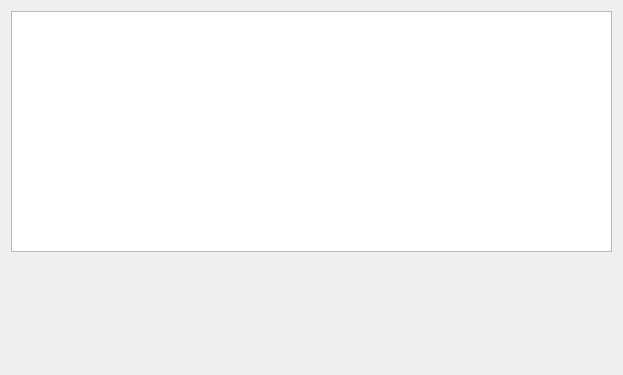
<?xml version="1.0" encoding="UTF-8"?>
<ui version="4.0">
 <class>SubmissionWidget</class>
 <widget class="QWidget" name="SubmissionWidget">
  <property name="geometry">
   <rect>
    <x>0</x>
    <y>0</y>
    <width>623</width>
    <height>375</height>
   </rect>
  </property>
  <property name="windowTitle">
   <string>kx_nuke_submit_tool</string>
  </property>
  <property name="styleSheet">
   <string notr="true">QPushButton
{
	border:none;
}
QPushButton#submitPushButton 
{
	image: url(:/submitIcon/submit.png);
}
QPushButton#submitPushButton:hover 
{
	image: url(:/submitIcon/submit_color.png);
}
QPushButton#removePushButton 
{
	image: url(:/removeIcon/remove.png);
}
QPushButton#removePushButton:hover 
{
	image: url(:/removeIcon/remove_color.png);
}
QPushButton#resetPushButton 
{
	image: url(:/resetIcon/reset.png);
}
QPushButton#resetPushButton:hover 
{
	image: url(:/resetIcon/reset_color.png);
}
QPushButton#lrPushButton 
{
	image: url(:/lightIcon/light.png);
}
QPushButton#lrPushButton:hover 
{
	image: url(:/lightIcon/light_color.png);
}
QPushButton#fxPushButton 
{
	image: url(:/effectIcon/effect.png);
}
QPushButton#fxPushButton:hover 
{
	image: url(:/effectIcon/effect_color.png);
}</string>
  </property>
  <layout class="QVBoxLayout" name="verticalLayout_3">
   <item>
    <widget class="QTableView" name="tableView">
     <property name="minimumSize">
      <size>
       <width>0</width>
       <height>0</height>
      </size>
     </property>
     <property name="maximumSize">
      <size>
       <width>16777215</width>
       <height>16777215</height>
      </size>
     </property>
     <property name="toolTip">
      <string/>
     </property>
    </widget>
   </item>
   <item>
    <layout class="QHBoxLayout" name="btnHBoxLayout">
     <item>
      <layout class="QVBoxLayout" name="departmentVBoxLayout">
       <item>
        <widget class="QPushButton" name="fxPushButton">
         <property name="minimumSize">
          <size>
           <width>50</width>
           <height>50</height>
          </size>
         </property>
         <property name="maximumSize">
          <size>
           <width>50</width>
           <height>50</height>
          </size>
         </property>
         <property name="toolTip">
          <string>仅列出特效部门的素材</string>
         </property>
         <property name="text">
          <string/>
         </property>
         <property name="iconSize">
          <size>
           <width>50</width>
           <height>50</height>
          </size>
         </property>
        </widget>
       </item>
       <item>
        <widget class="QPushButton" name="lrPushButton">
         <property name="minimumSize">
          <size>
           <width>50</width>
           <height>50</height>
          </size>
         </property>
         <property name="maximumSize">
          <size>
           <width>50</width>
           <height>50</height>
          </size>
         </property>
         <property name="toolTip">
          <string>仅列出灯光部门的素材</string>
         </property>
         <property name="text">
          <string/>
         </property>
         <property name="iconSize">
          <size>
           <width>50</width>
           <height>50</height>
          </size>
         </property>
        </widget>
       </item>
      </layout>
     </item>
     <item>
      <layout class="QVBoxLayout" name="setVBoxLayout">
       <property name="spacing">
        <number>6</number>
       </property>
       <item>
        <widget class="QPushButton" name="resetPushButton">
         <property name="minimumSize">
          <size>
           <width>50</width>
           <height>50</height>
          </size>
         </property>
         <property name="maximumSize">
          <size>
           <width>50</width>
           <height>50</height>
          </size>
         </property>
         <property name="toolTip">
          <string>刷新重置面板</string>
         </property>
         <property name="styleSheet">
          <string notr="true">border:none;</string>
         </property>
         <property name="text">
          <string/>
         </property>
         <property name="iconSize">
          <size>
           <width>50</width>
           <height>50</height>
          </size>
         </property>
        </widget>
       </item>
       <item>
        <widget class="QPushButton" name="removePushButton">
         <property name="minimumSize">
          <size>
           <width>50</width>
           <height>50</height>
          </size>
         </property>
         <property name="maximumSize">
          <size>
           <width>50</width>
           <height>50</height>
          </size>
         </property>
         <property name="toolTip">
          <string>移除所选择的Item</string>
         </property>
         <property name="styleSheet">
          <string notr="true">border:none;</string>
         </property>
         <property name="text">
          <string/>
         </property>
         <property name="iconSize">
          <size>
           <width>50</width>
           <height>50</height>
          </size>
         </property>
        </widget>
       </item>
      </layout>
     </item>
     <item>
      <spacer name="horizontalSpacer">
       <property name="orientation">
        <enum>Qt::Horizontal</enum>
       </property>
       <property name="sizeHint" stdset="0">
        <size>
         <width>40</width>
         <height>20</height>
        </size>
       </property>
      </spacer>
     </item>
     <item>
      <widget class="QPushButton" name="submitPushButton">
       <property name="minimumSize">
        <size>
         <width>200</width>
         <height>100</height>
        </size>
       </property>
       <property name="maximumSize">
        <size>
         <width>6000</width>
         <height>6000</height>
        </size>
       </property>
       <property name="toolTip">
        <string>开始上传</string>
       </property>
       <property name="text">
        <string/>
       </property>
       <property name="iconSize">
        <size>
         <width>100</width>
         <height>100</height>
        </size>
       </property>
      </widget>
     </item>
     <item>
      <spacer name="horizontalSpacer_2">
       <property name="orientation">
        <enum>Qt::Horizontal</enum>
       </property>
       <property name="sizeHint" stdset="0">
        <size>
         <width>40</width>
         <height>20</height>
        </size>
       </property>
      </spacer>
     </item>
    </layout>
   </item>
  </layout>
 </widget>
 <resources>
  <include location="kx_nuke_submit_tool.qrc"/>
 </resources>
 <connections/>
</ui>
